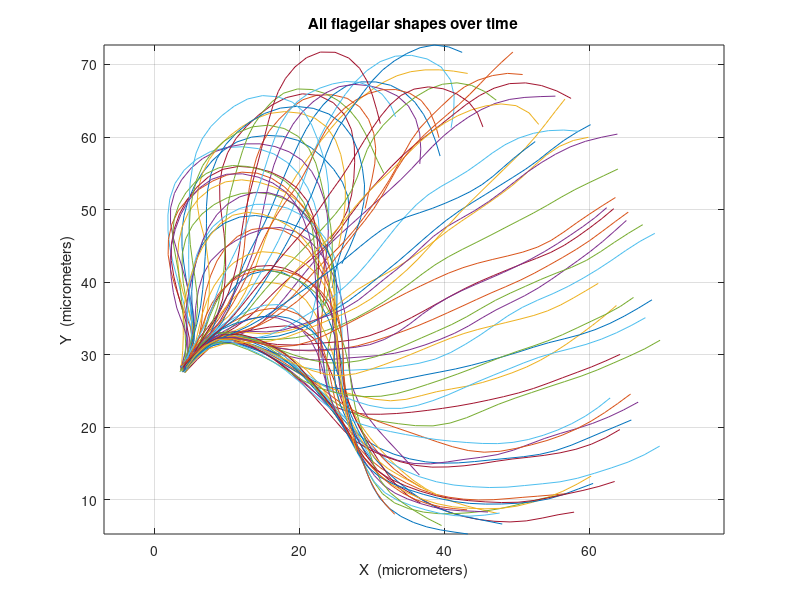
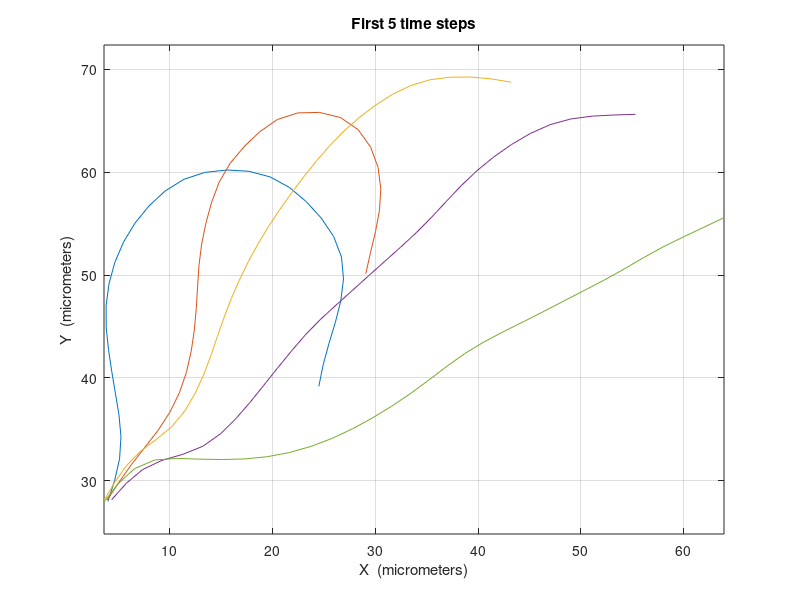
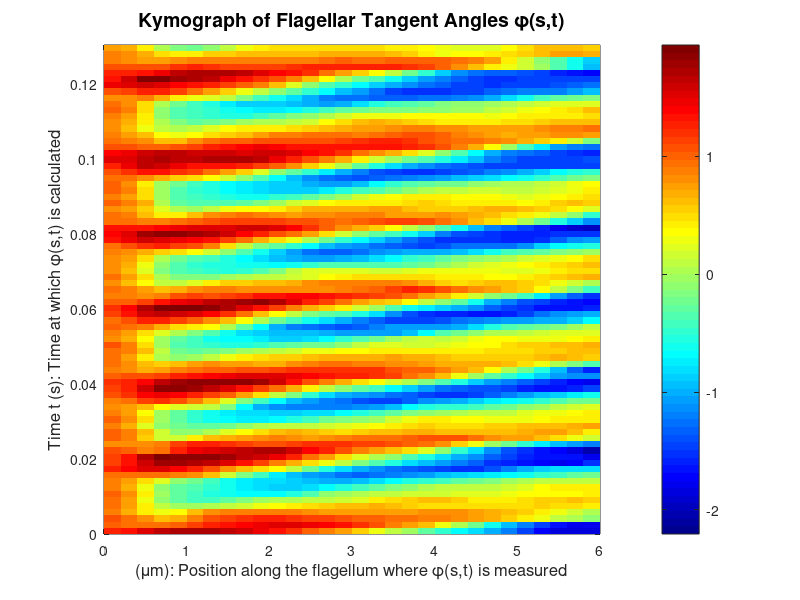
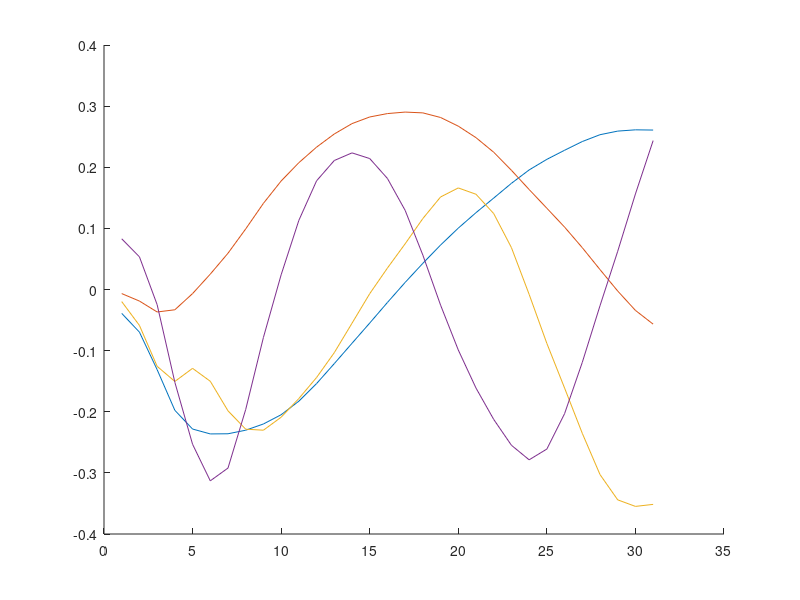

The MATLAB script that drew these images, in order:
%% Part 1

clear; clc; close all;
load('fluidE.mat');

m = size(XX, 1); 
n = size(XX, 2); 

disp('Data:');
disp(['Number of spatial points: ', num2str(m)]);
disp(['Number of time points: ', num2str(n)]);
disp(['Space scale (micrometers): ', num2str(space_scale)]);
disp(['Time scale (seconds): ', num2str(time_scale)]);

figure;
for i = 1:n
    plot(XX(:,i), YY(:,i));
    hold on;
end
hold off;
axis equal;
grid on;
xlabel('X  (micrometers)');
ylabel('Y  (micrometers)');
title('All flagellar shapes over time');

% Plot first few time steps
figure;
for i = 1:5
    plot(XX(:,i), YY(:,i));
    hold on;
end
hold off;
axis equal;
grid on;
xlabel('X  (micrometers)');
ylabel('Y  (micrometers)');
title('First 5 time steps');

%% Part 2

[m, n] = size(XX); 

dx = diff(XX, 1, 1);  
dy = diff(YY, 1, 1);  
phi = atan2(dy, dx);
phi_unwrapped = zeros(size(phi));

for i = 1:n
    phi_unwrapped(:,i) = unwrap(phi(:,i));
end

delta_s = space_scale; % Distance between two adjacent points in micrometers 
delta_t = time_scale;  % Time between frames in seconds

s = (0:size(phi_unwrapped,1)-1)' * delta_s; % Position where phi is defined
t = (0:n-1)' * delta_t; % When phi is calculated                   

figure;
pcolor(s, t, phi_unwrapped');
shading flat;
colormap(jet);
colorbar;
xlabel('(\mum): Position along the flagellum where \phi(s,t) is measured', 'FontSize', 12);
ylabel('Time t (s): Time at which \phi(s,t) is calculated', 'FontSize', 12);
title('Kymograph of Flagellar Tangent Angles \phi(s,t)', 'FontSize', 14);
axis tight;
grid off;

%% Part 3:

phi_mean = mean(phi_unwrapped, 2);
demean_phi = phi_unwrapped - phi_mean;
[U,S,V] = svd(demean_phi, 'econ');

figure; clf; hold on;
for k = 1:4
    plot(U(:,k))
end
hold off;

figure; clf; hold on;
for k = 1:4
    plot(V(:,k))
end
hold off;

s = diag(S);
figure;
plot(cumsum(s.^2)./sum(s.^2), 'bo', 'MarkerFaceColor','b','MarkerSize',6)
xlabel("Mode k");  
ylabel("Cumulative energy "); 
title("Strength of Singular Values")

%% Part 4: 

V_1 = S(1,1) * V(:,1);
V_2 = S(2,2) * V(:,2);
figure;
plot(V_1, V_2, '.','MarkerFacecolor','r','Markersize', 10);
hold on;
hold off;
xlabel('V_1');
ylabel('V_2 ');
title('V_1 vs V_2');
axis equal;
grid on;
hold on;

theta = unwrap(atan2(V_2, V_1));
LstSqr_1 = [cos(theta) sin(theta)];
Soln = (LstSqr_1' * LstSqr_1)\ (LstSqr_1' * V_1);
A_1 = Soln(1,1);
B_1 = Soln(2,1);
LstSqr_2 = [cos(theta) sin(theta)];
Soln_2 = (LstSqr_2' * LstSqr_2) \ (LstSqr_2' * V_2);
A_2 = Soln_2(1,1);
B_2 = Soln_2(2,1);
V_1_fit = A_1 * cos(theta) + B_1 * sin(theta);
V_2_fit = A_2 * cos(theta) + B_2 * sin(theta);
plot(V_1_fit, V_2_fit, 'g-', 'LineWidth', 2);
hold off;


%% Part 5:

phi_recon = zeros(size(phi_unwrapped));
for i = 1:size(phi_unwrapped, 2)
    phi_recon(:,i) = phi_mean + V_1_fit(i) * U(:,1) + V_2_fit(i) * U(:,2);
end

X_recon = zeros(m, n);
Y_recon = zeros(m, n);
figure;
for i = 1:10
    % Original positions
    x_og = zeros(m, 1);
    y_og = zeros(m, 1);
    for j = 2:m
        x_og(j) = x_og(j-1) + space_scale * cos(phi_unwrapped(j-1, i));
        y_og(j) = y_og(j-1) + space_scale * sin(phi_unwrapped(j-1, i));
    end
    
    % Reconstructed positions
    x_recon = zeros(m, 1);
    y_recon = zeros(m, 1);
    for j = 2:m
        x_recon(j) = x_recon(j-1) + space_scale * cos(phi_recon(j-1, i));
        y_recon(j) = y_recon(j-1) + space_scale * sin(phi_recon(j-1, i));
    end
    
    plot(x_og, y_og, 'b-');
    hold on;
    plot(x_recon, y_recon, 'r--');
end
hold off;
xlabel('X');
ylabel('Y');
title('Original vs Reconstructed Shapes');
legend('Original', 'Reconstructed');
axis equal;
grid on;